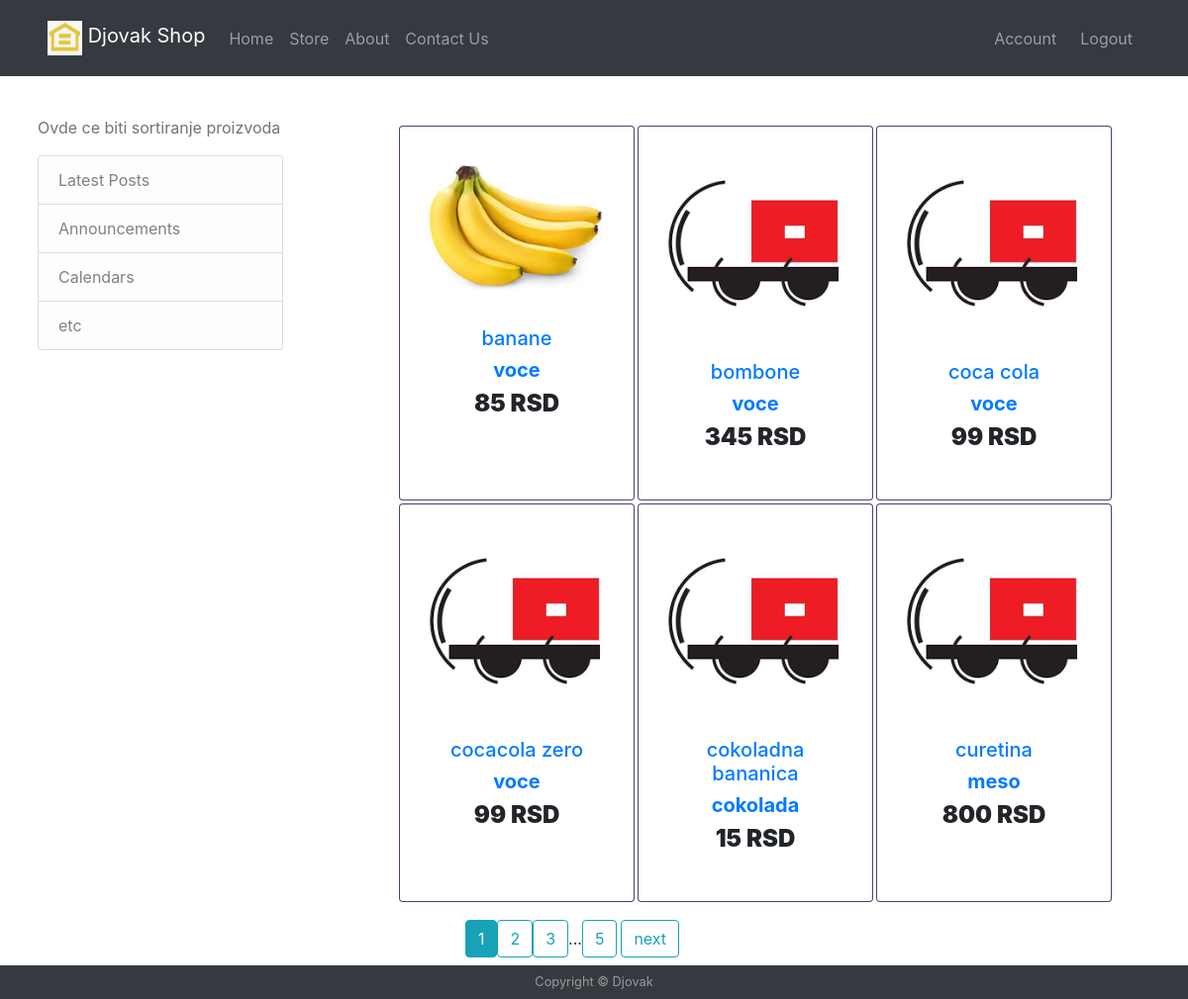
Page /store (signed in) on the earlier database version.
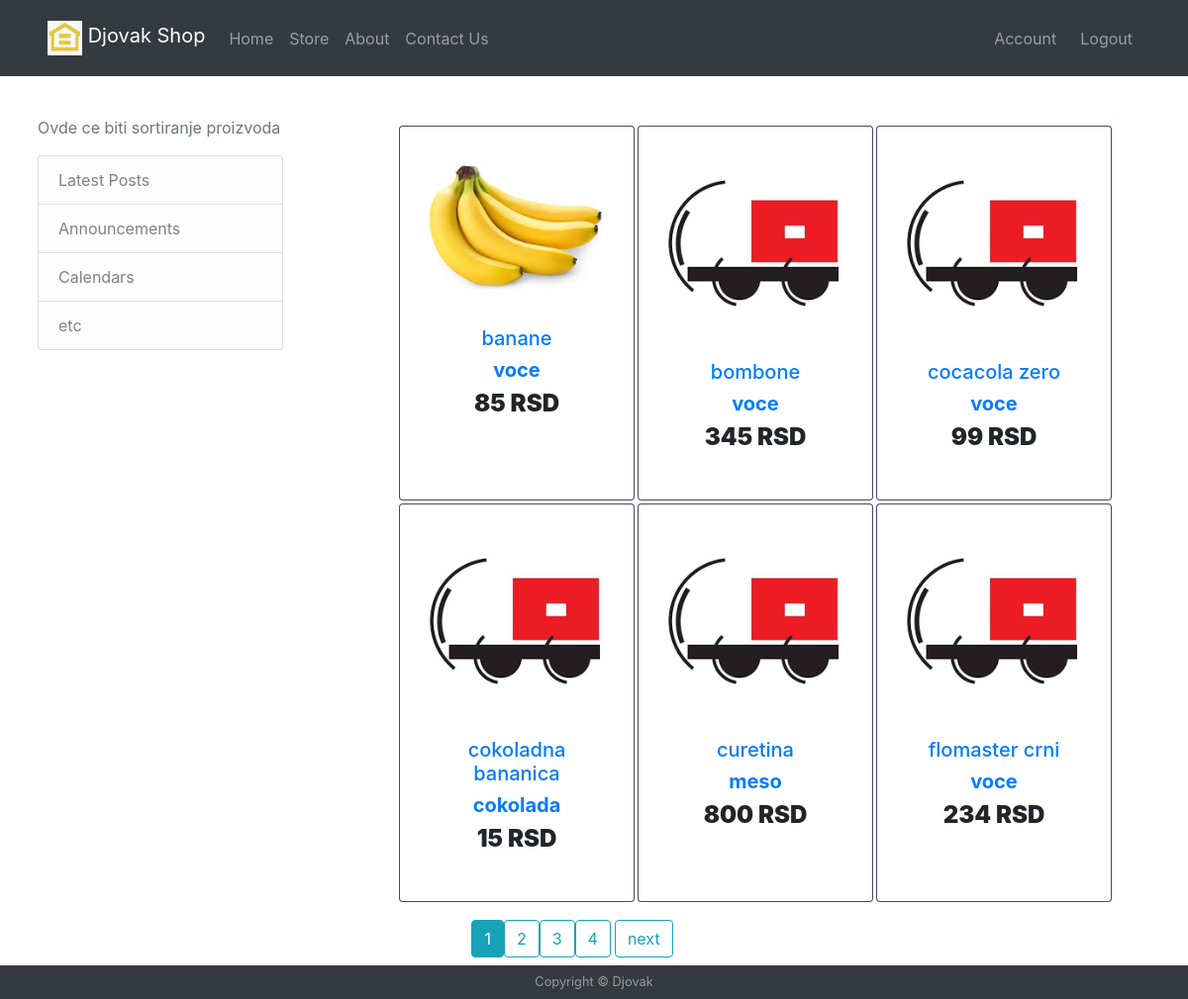
Same page on the later database version.
### djop/models.py (models this page shows, shortened)
class Product(db.Model):
    id = db.Column(db.Integer, primary_key=True)
    name = db.Column(db.String(30), nullable=False, unique=True)
    description = db.Column(db.String(300), nullable=False, unique=True)
    category = db.Column(db.Integer, db.ForeignKey('category.id'), nullable=False)
    price = db.Column(db.Integer, nullable=False)
    image = db.Column(db.String(20), nullable=False, default='default.png')

class Category(db.Model):
    id = db.Column(db.Integer, primary_key=True)
    name = db.Column(db.String(30), nullable=False, unique=True)
    parentCategory = db.Column(db.Integer, nullable=False, default = 0)
    products = db.relationship('Product', backref='category_all' , lazy=True)

### djop/routes.py (the view)
@app.route('/store', methods=['GET','POST'])
@login_required
def store():
    page = request.args.get('page', 1, type=int)
    products= Product.query.order_by(Product.name.asc()).paginate(page=page, per_page = 6)
    categories = []
    x= len(Product.query.all())
    total_pages = x//6 + (x%6 > 0)
    for product in products.items:
        productCategories = findCategories(product)
        productCategories.pop()
        categories.append(productCategories)
    return render_template('store.html', title='Store', articles=enumerate(products.items), total_pages=total_pages, page=page, products=products, categories=categories)

### djop/models.py (called while the page is built)
@login_manager.user_loader
def load_user(user_id):
    return User.query.get(int(user_id))

### djop/routes.py (called while the page is built)
def findCategories(product):
    temp=[]
    now = Category.query.filter_by(id=product.category).first()
    while now:
        temp.insert(0,now.name)
        now = Category.query.filter_by(id=now.parentCategory).first()
    return temp

### djop/templates/store.html (shortened to what this page needs)
{% extends 'base.html' %}
{% block body %}
    <main role="main" class="container">
        <div class="row pt-4 pb-2">
            <div class="col-md-3 mr-auto">
                <div class="content-section">
                    <p class='text-muted'>Ovde ce biti sortiranje proizvoda
                    <ul class="list-group">
                        <li class="list-group-item list-group-item-light">Latest Posts</li>
                        <li class="list-group-item list-group-item-light">Announcements</li>
                        <li class="list-group-item list-group-item-light">Calendars</li>
                        <li class="list-group-item list-group-item-light">etc</li>
                    </ul>
                    </p>
                </div>
            </div>
            <div class="col-md-8 grid-container">
                {% for x,article in articles %}
                <div class="card grid-item">
                    <div class="view overlay">
                    <a href="{{url_for('product', product_id=article.id)}}">
                    <img src={{url_for('static', filename= 'images/product/'+ article.image)}} alt="{{ article.name }}" class="card-img-top"
                        alt="">
                    </a>
                    </div>
                    <div class="card-body text-center">
                    <a href="" class="grey-text">
                        <h5><a href="{{url_for('product', product_id=article.id)}}">{{article.name}}</a></h5>
                    </a>
                    <h5>
                        <strong>
                        <a href="" class="dark-grey-text">{{article.category_all.name}}
                        </a>
                        </strong>
                    </h5>
                    <h4 class="font-weight-bold blue-text">
                        <strong>{{article.price}} RSD</strong>
                    </h4>
                    </div>
                </div>
                {% endfor %}
            </div>
        </div>
        <div class="row mx-auto justify-content-center align-items-center pb-2">
            {% for page_num in products.iter_pages(left_edge=1,right_edge=1,left_current=1,right_current=3) %}
                    {% if page_num %}
                            {% if page_num == products.page %}
                                <a href="{{url_for('store', page=page_num)}}" class="btn btn-info">{{ page_num }}</a>
                            {% else %}
                                <a href="{{url_for('store', page=page_num)}}" class="btn btn-outline-info">{{ page_num }}</a>
                            {% endif %}
                    {% else %}
                            ...
                    {% endif %}
            {% endfor %}
            {% if  total_pages != page %}
                <a href="{{url_for('store', page=page+1)}}" class="btn btn-outline-info ml-1">next</a>
            {% endif %}
        </div>
    </main>
{% endblock %}

### djop/templates/base.html (shortened to what this page needs)
<!doctype html>
<html lang="en">
  <head>
    <link rel="stylesheet" href="https://stackpath.bootstrapcdn.com/bootstrap/4.4.1/css/bootstrap.min.css">
    <link rel="stylesheet" href="{{url_for('static', filename='css/main.css')}}">
  </head>
  <body>
    <nav class="navbar navbar-expand-md navbar-sticky navbar-dark bg-dark px-5 py-3">
      <a class="navbar-brand" href="{{url_for('home')}}">
        <img src="/static/images/logo.jpg" width="35" height="35" class="d-inline-block align-top" alt="">
        Djovak Shop
      </a>
      <div class="collapse navbar-collapse" id="navbarSupportedContent">
        <ul class="navbar-nav mr-auto">
          <li class="nav-item">
            <a class="nav-link" href="{{url_for('home')}}"> Home </a>
          </li>
          <li class="nav-item">
            <a class="nav-link" href="{{url_for('store')}}">Store</a>
          </li>
          <li class="nav-item">
            <a class="nav-link" href="{{url_for('about')}}">About</a>
          </li>
          <li class="nav-item dropdown">
            <a class="nav-link" href="{{url_for('contactUs')}}"> Contact Us </a>
          </li>
        </ul>
        <ul class="navbar-nav ml-auto">
          {% if current_user.is_authenticated %}
            <li class="nav-item">
              <a class="nav-link pr-3" href="{{url_for('account')}}">Account</a>
            </li>
            <li class="nav-item">
              <a class="nav-link" href="{{url_for('logout')}}">Logout</a>
            </li>
          {% endif %}
        </ul>
      </div>
    </nav>
    <div class="container mx-2 mt-3" style="min-height: 400pt;">
      {% block body %}{% endblock %}
    </div>
    <footer id="sticky-footer" class="py-2 bg-dark text-white-50">
        <div class="container text-center">
          <small>Copyright &copy; Djovak</small>
        </div>
    </footer>
  </body>
</html>

### djop/static/css/main.css (style rules this page uses)
small { display: block; line-height: 1.428571429; color: #999; }
.grid-container { display: grid; grid-template-columns: 1fr 1fr 1fr; padding: 10px; grid-gap:3px; }
.grid-item { background-color: rgba(255, 255, 255, 0.8); border: 1px solid rgba(28, 20, 70, 0.8); padding: 20px; font-size: 30px; text-align: center; }

Differences in the rows shown:
removed Product: image (placeholder picture), name "coca cola", category_all.name "voce", price "99"
now on this page (row unchanged): Product: image (placeholder picture), name "flomaster crni", category_all.name "voce", price "234"
Other differences:
new list line: "4"
list line gone: "5"
